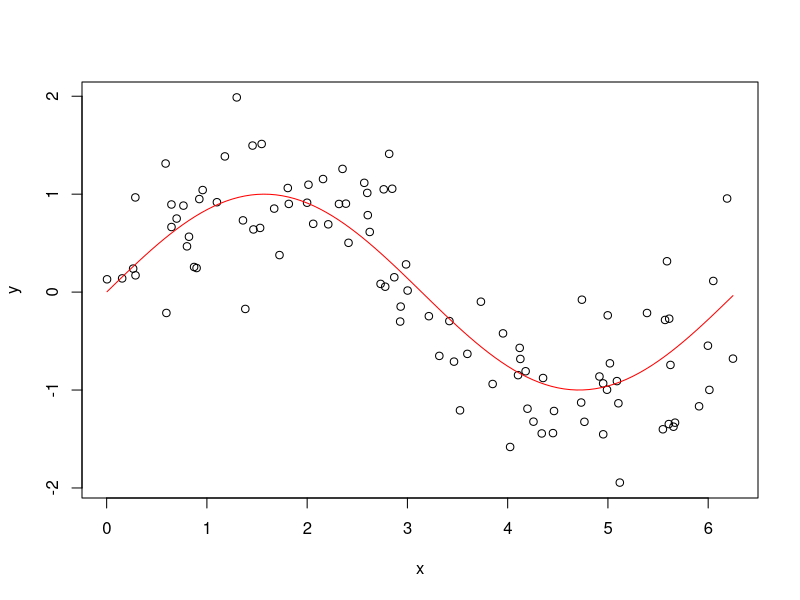
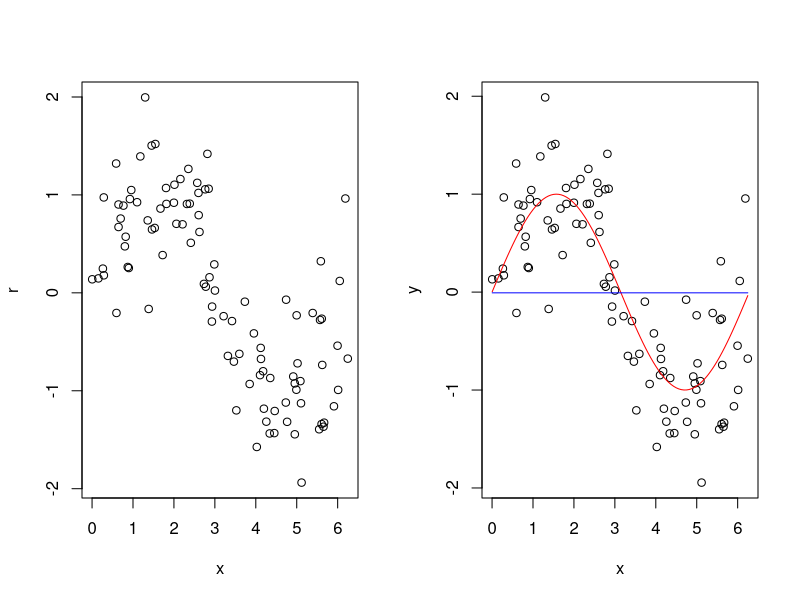
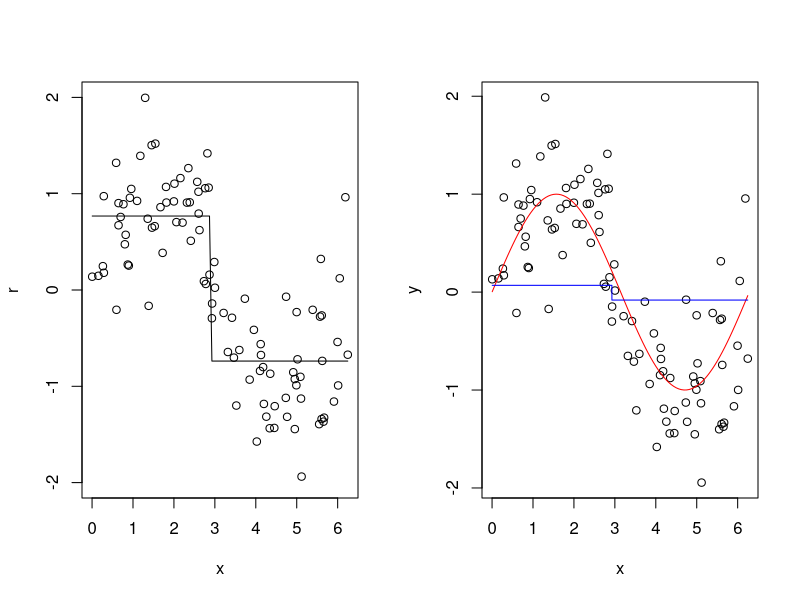
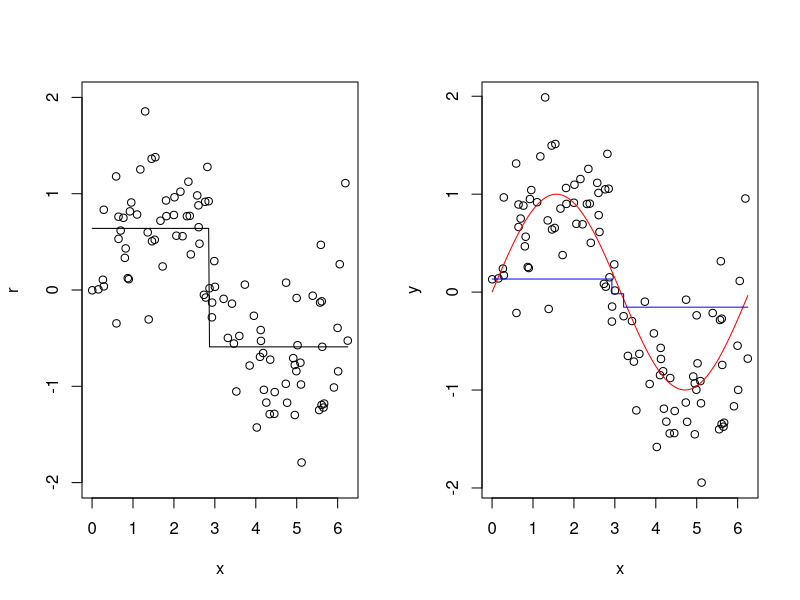
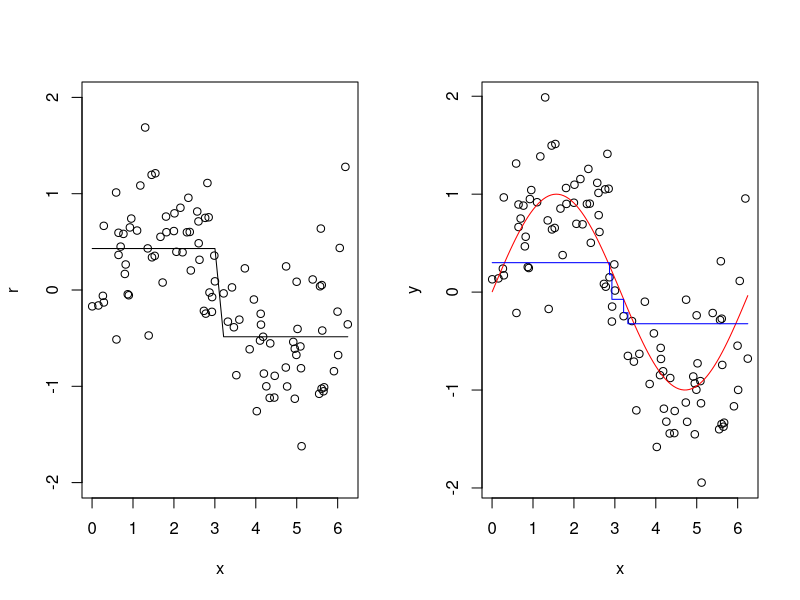
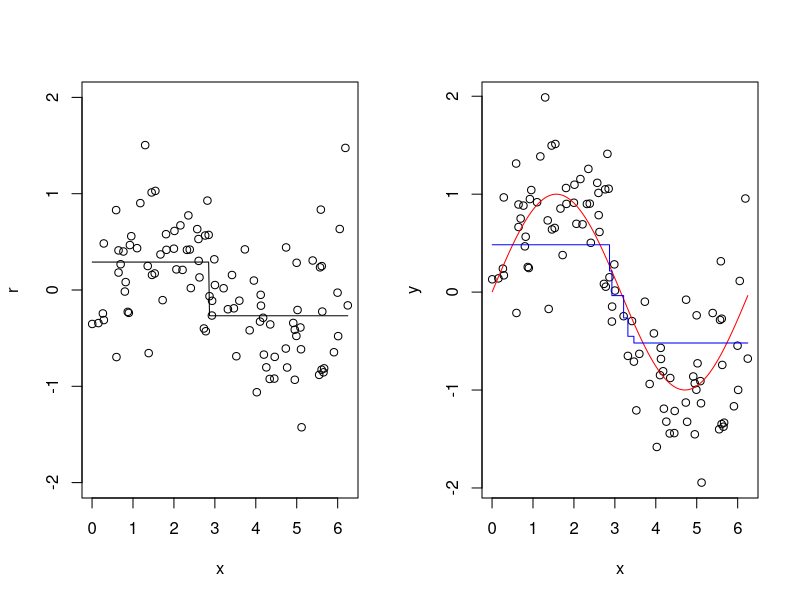
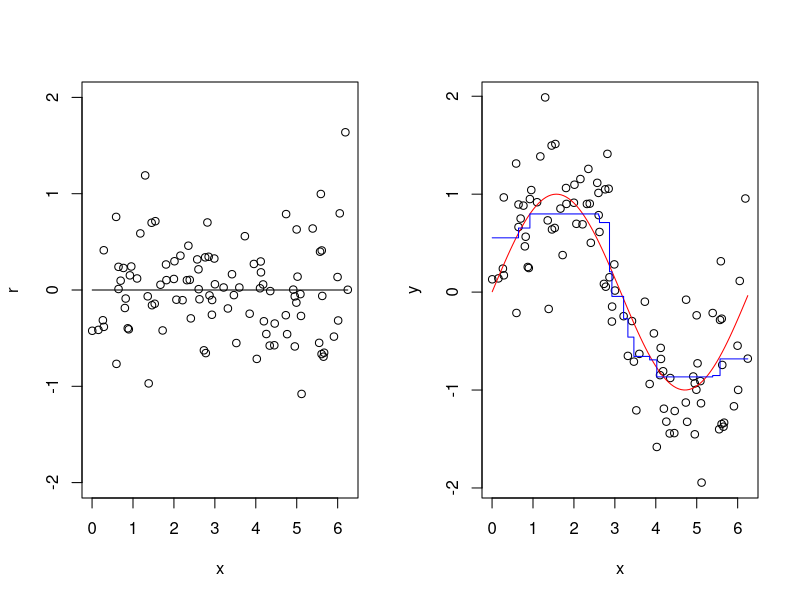

The R source for these figures, in order: (Note: this script raises an error after producing the figures.)
## ---- chunk 1
knitr::opts_chunk$set(echo = T, eval=T, message=F, warning=F, error=F, comment=NA, cache=F, R.options=list(width=220))
## ---- chunk 2
rm(list=ls())
set.seed(123)
n = 100
x=sort(runif(n)*2*pi)
y=sin(x)+rnorm(n, sd=0.5)
plot(y~x)
curve(sin(x), min(x),max(x), col="red", add=T)
## ---- chunk 3
B = 100+1
# 1.
r = y - mean(y)
fx = matrix(NA, nrow=n, ncol=B)
fx[,1] = rep(mean(y),n)

op <- par(mfrow = c(1, 2))
plot(x,r)
plot(x,y)
curve(sin(x), min(x),max(x), col="red", add=T)
lines(x,fx[,1], type="s", col="blue")
par(op)
## ---- chunk 4
library(rpart)
d = 1
lambda = 0.1
b = 1+1

  # a
  fxb = rpart(r~x, control=rpart.control(maxdepth = d))
  # b
  fx[,b] = fx[,b-1] + lambda*predict(fxb)

# 3.
f.boost = fx[,b]
op <- par(mfrow = c(1, 2))
plot(x,r, ylim=c(-2,2))
fxb = rpart(r~x, control=rpart.control(maxdepth = d))
lines(x,predict(fxb))
plot(x,y)
curve(sin(x), min(x),max(x), col="red", add=T)
lines(x,f.boost, type="s", col="blue")
par(op)
## ---- chunk 5
set.seed(123)
x=sort(runif(n)*2*pi)
y=sin(x)+rnorm(n, sd=0.5)
B = 1+2
# 1.
r = y - mean(y)
fx = matrix(NA, nrow=n, ncol=B)
fx[,1] = rep(mean(y),n)
# 2.
for (b in 2:B){
  # a
  fxb = rpart(r~x, control=rpart.control(maxdepth = d))
  # b
  fx[,b] = fx[,b-1] + lambda*predict(fxb)
  # c
  r = r - lambda*predict(fxb)
}
# 3.
f.boost = fx[,B]
op <- par(mfrow = c(1, 2))
plot(x,r,ylim=c(-2,2))
fxb = rpart(r~x, control=rpart.control(maxdepth = d))
lines(x,predict(fxb))
plot(x,y)
curve(sin(x), min(x),max(x), col="red", add=T)
lines(x,f.boost, type="s", col="blue")
par(op)
## ---- chunk 6
set.seed(123)
x=sort(runif(n)*2*pi)
y=sin(x)+rnorm(n, sd=0.5)
B = 1+5
# 1.
r = y - mean(y)
fx = matrix(NA, nrow=n, ncol=B)
fx[,1] = rep(mean(y),n)
# 2.
for (b in 2:B){
  # a
  fxb = rpart(r~x, control=rpart.control(maxdepth = d))
  # b
  fx[,b] = fx[,b-1] + lambda*predict(fxb)
  # c
  r = r - lambda*predict(fxb)
}
# 3.
f.boost = fx[,B]
op <- par(mfrow = c(1, 2))
plot(x,r, ylim=c(-2,2))
fxb = rpart(r~x, control=rpart.control(maxdepth = d))
lines(x,predict(fxb))
plot(x,y)
curve(sin(x), min(x),max(x), col="red", add=T)
lines(x,f.boost, type="s", col="blue")
par(op)
## ---- chunk 7
set.seed(123)
x=sort(runif(n)*2*pi)
y=sin(x)+rnorm(n, sd=0.5)
B = 1+10
# 1.
r = y - mean(y)
fx = matrix(NA, nrow=n, ncol=B)
fx[,1] = rep(mean(y),n)
# 2.
for (b in 2:B){
  # a
  fxb = rpart(r~x, control=rpart.control(maxdepth = d))
  # b
  fx[,b] = fx[,b-1] + lambda*predict(fxb)
  # c
  r = r - lambda*predict(fxb)
}
# 3.
f.boost = fx[,B]
op <- par(mfrow = c(1, 2))
plot(x,r, ylim=c(-2,2))
fxb = rpart(r~x, control=rpart.control(maxdepth = d))
lines(x,predict(fxb))
plot(x,y)
curve(sin(x), min(x),max(x), col="red", add=T)
lines(x,f.boost, type="s", col="blue")
par(op)
## ---- chunk 8
set.seed(123)
x=sort(runif(n)*2*pi)
y=sin(x)+rnorm(n, sd=0.5)
B = 1+100
# 1.
r = y - mean(y)
fx = matrix(NA, nrow=n, ncol=B)
fx[,1] = rep(mean(y),n)
# 2.
for (b in 2:B){
  # a
  fxb = rpart(r~x, control=rpart.control(maxdepth = d))
  # b
  fx[,b] = fx[,b-1] + lambda*predict(fxb)
  # c
  r = r - lambda*predict(fxb)
}
# 3.
f.boost = fx[,B]
op <- par(mfrow = c(1, 2))
plot(x,r, ylim=c(-2,2))
fxb = rpart(r~x, control=rpart.control(maxdepth = d))
lines(x,predict(fxb))
plot(x,y)
curve(sin(x), min(x),max(x), col="red", add=T)
lines(x,f.boost, type="s", col="blue")
par(op)
## ---- chunk 9
knitr::include_graphics("images/Fig17_6.png")
## ---- chunk 10
knitr::include_graphics("images/Fig17_10.png")
## ---- chunk 11
knitr::include_graphics("images/Fig17_8.png")
